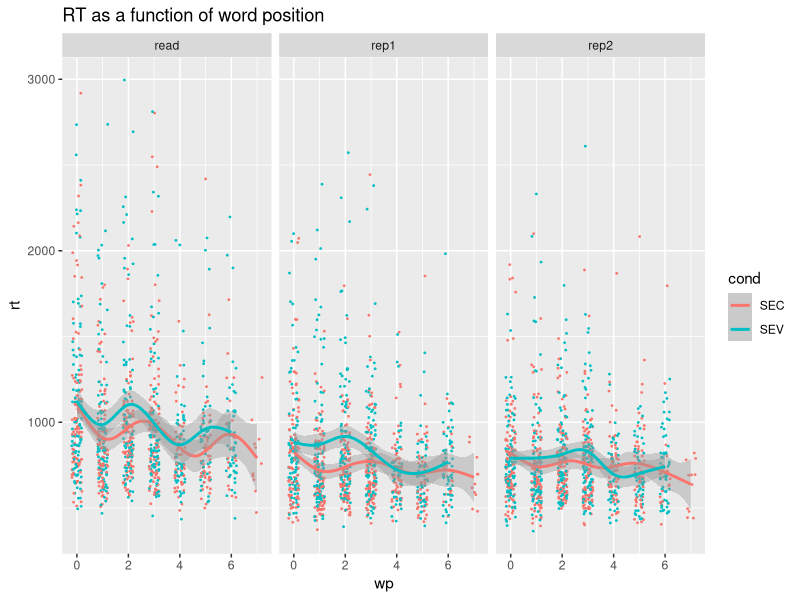

Here is the R script that generated this plot: (Note: this script raises an error after producing the figure.)
## ---- chunk 1
library(lme4)
library(lmerTest)
library(ggplot2)
library("knitr")
knitr::opts_chunk$set(
    echo = FALSE,
    message = FALSE,
    warning = FALSE,
    fig.align='left',
    fig.width=12,
    fig.height=5,
    fig.pos='H',
    fig.path = "plots/",
    out.width = "800px",
    dev = c("png", "svg"),
    dpi=500
)
## ---- chunk 2
data =  read.table('data/dataMaioli.tsv', sep='\t', header= TRUE, as.is=TRUE)
fac = c('scode','list','item','rep','POS','corrkey','correct','open')
for (f in fac)  {
    data[[f]]=factor(data [[f]])
}
levels(data$rep) = c('read','rep1','rep2')

d = subset(data, rt<=3000 & correct == TRUE)

d$lrt =  log(d$rt)
d$lff = log(d$countForm)

se =  subset(d, cond %in% c('SEC','SEV'))
sy =  subset(d, cond %in% c('SYC','SYV'))

## ---- chunk 3

ggplot(se, aes(x=wp, y=rt, color=cond))+ geom_jitter(width=0.2, height=0, size=0.3) + facet_wrap(se$rep) + 
    ggtitle('RT as a function of word position') + 
    geom_smooth(method = "gam", formula = y ~ s(x, bs = "cs", fx = TRUE, k = 7))


## ---- chunk 4
sesh = subset(se, wp %in% c(1,2,3))
sesh$wp = factor(sesh$wp)


l = lmer(lrt~rep*cond*wp + (1|item) + (1|scode), data = sesh)
plot_model(l, type='pred', terms=c('wp', 'cond','rep'))
summary(l)

## ---- chunk 5
se2 = subset(se, wp == 2)


l = lmer(lrt~rep*cond + (1|item) + (1|scode), data = se2)
plot_model(l, type='pred', terms=c('rep','cond'))
summary(l)

## ---- chunk 6

ggplot(sy, aes(x=wp, y=rt, color=cond))+ geom_jitter(width=0.2, height=0, size=0.3) + facet_wrap(sy$rep) + 
    ggtitle('RT as a function of word position') + 
    geom_smooth(method = "gam", formula = y ~ s(x, bs = "cs", fx = TRUE, k = 7))


## ---- chunk 7
sysh = subset(sy, wp %in% c(1,2,3))
sysh$wp = factor(sysh$wp)


l = lmer(lrt~rep*cond*wp + (1|item) + (1|scode), data = sysh)
plot_model(l, type='pred', terms=c('wp', 'cond','rep'))
summary(l)

## ---- chunk 8
sy2 = subset(sy, wp == 2)

l = lmer(lrt~rep*cond + (1|item) + (1|scode), data = sy2)
plot_model(l, type='pred', terms=c('rep','cond'))
summary(l)

## ---- chunk 9
sy2w = subset(sy, wp %in% c(1,2) & rep!='rep2')
se2w = subset(se, wp %in% c(1,2) & rep=='rep1')

sem = lmer(lrt~cond + (1|item) + (1|scode), data = se2w)
sym = lmer(lrt~rep*cond*wp + (1|item) + (1|scode), data = sy2w)

summary(sem)
plot_model(sem, type='pred', terms=c('cond'))
summary(sym)
plot_model(sym, type='pred', terms=c('rep','cond','wp'))

## ---- chunk 10

syt_2 = subset(sy, wp==2 & rep=='read')
syp_1 = subset(sy, wp==1 & rep=='rep1')


out = data.frame()
for (i in levels(syt_2$scode)) { 
	sb = subset(syt_2, scode ==i)
	tmp = lm(lrt~cond, data=sb)
	sm = summary(tmp)
	h =  data.frame(sm$coefficients)
	h$term = c('int','vio')
	h$scode = i
	h$listType = sb$listType[1]
        h$age = sb$age[1]
	out = rbind(out,h)

}

out$upper = out$Estimate + out$Std..Error
out$lower = out$Estimate - out$Std..Error

a = subset(out, term =='vio', select=c('scode','age', 'listType', 'Estimate', 'lower','upper'))
colnames(a)[4:6] =c('tarRead','tarRead.l', 'tarRead.h')


out = data.frame()
for (i in levels(syp_1$scode)) { 
	sb = subset(syp_1, scode ==i)
	tmp = lm(lrt~cond, data=sb)
	sm = summary(tmp)
	h =  data.frame(sm$coefficients)
	h$term = c('int','vio')
	h$scode = i
	h$listType = sb$listType[1]
        h$age = sb$age[1]
	out = rbind(out,h)
}

out$upper = out$Estimate + out$Std..Error
out$lower = out$Estimate - out$Std..Error

b = subset(out, term =='vio', select=c('scode','age', 'listType', 'Estimate', 'lower','upper'))
colnames(b)[4:6] =c('preRep','preRep.l', 'preRep.h')


e = merge(a,b)

ggplot(e, aes(x=tarRead, y=scode, xmin=tarRead.l, xmax=tarRead.h, color=listType) ) + geom_point( size=4, shape=16) +
   geom_errorbar()  +  theme_bw() + ggtitle('Estimate of violation effect at target (verb, wp=2) during reading') +
   geom_vline(xintercept = 0, size=1) +
   xlab ('violation effect [log(ms)]') +
   ylab ("Subject's codes")


ggplot(e, aes(x=preRep, y=scode, xmin=preRep.l, xmax=preRep.h,color=listType)) + geom_point( size=4, shape=16) +
   geom_errorbar()  +  theme_bw() + ggtitle('Estimate of violation effect at the pretarget (noun, wp=1) in the first repetition') +
   geom_vline(xintercept = 0, size=1) +
   xlab ('violation effect [log(ms)]') +
   ylab ("Subject's codes")

ggplot(e, aes(x=tarRead,  y=preRep, label=scode, color=listType) ) + geom_point(size=4, shape=16) +  
   geom_errorbar(e, mapping=aes(y=preRep, xmin=tarRead.l, xmax=tarRead.h)) +
   geom_errorbar(e, mapping=aes(x=tarRead, ymin=preRep.l, ymax=preRep.h)) +
   geom_hline(yintercept = 0, size=1) +
   geom_vline(xintercept = 0, size=1) + geom_label() + theme_bw() +
   xlab('Violation effect on the target during reading') +
   ylab('Violation effect on the pre-target during repetition 1') +
   ggtitle('Combined sungle subject estimates of main syntactic violation effects on reading and repeating' )

## ---- chunk 11

ggplot(ald, aes(x=factor(wp), y=rt, color=cond))+ geom_boxplot() +
 geom_jitter(width=0.2, height=0, size=0.3) + facet_wrap(ald$rep) + 
 ggtitle('Syntactic violation: ALD subject')

sgc = subset(sy, scode=='SGC')
ggplot(sgc, aes(x=factor(wp), y=rt, color=cond))+ geom_boxplot() +
 geom_jitter(width=0.2, height=0, size=0.3) + facet_wrap(sgc$rep) +
 ggtitle('Syntactic violation: SGC subject')

ebq = subset(sy, scode=='EBQ')
ggplot(ebq, aes(x=factor(wp), y=rt, color=cond))+ geom_boxplot() +
 geom_jitter(width=0.2, height=0, size=0.3) + facet_wrap(ebq$rep) +
 ggtitle('Syntactic violation: EBQ subject')
 
## ---- chunk 12

se2w = subset(se, wp %in% c(1,2) & rep=='rep1')


out = data.frame()
for (i in levels(se2w$scode)) { 
	sb = subset(se2w, scode ==i)
	tmp = lm(lrt~cond, data=sb)
	sm = summary(tmp)
	h =  data.frame(sm$coefficients)
	h$term = c('int','vio')
	h$scode = i
	h$listType = sb$listType[1]
        h$age = sb$age[1]
	out = rbind(out,h)
}

out$upper = out$Estimate + out$Std..Error
out$lower = out$Estimate - out$Std..Error

a = subset(out, term =='vio', select=c('scode','age', 'listType', 'Estimate', 'lower','upper'))
colnames(a)[4:6] =c('semRep','semRep.l', 'semRep.h')



ggplot(a, aes(x=semRep, y=scode, xmin=semRep.l, xmax=semRep.h, color=listType) ) + geom_point( size=4, shape=16) +
   geom_errorbar()  +  theme_bw() + ggtitle('Estimate of semantic violation effect in repetition 1') +
   geom_vline(xintercept = 0, size=1) +
   xlab ('violation effect [log(ms)]') +
   ylab ("Subject's codes")

 
## ---- chunk 13



tmp = subset(se, scode %in% c('RDU','QOL', 'PGG', 'OKZ'))

ggplot(tmp, aes(x=factor(wp), y=rt, color=cond))+ geom_boxplot() +
  geom_jitter(width=0.2, height=0, size=0.3) + facet_grid(tmp$rep~tmp$scode) +
  ggtitle(paste('Semantic violation: ',s,'subject'))
